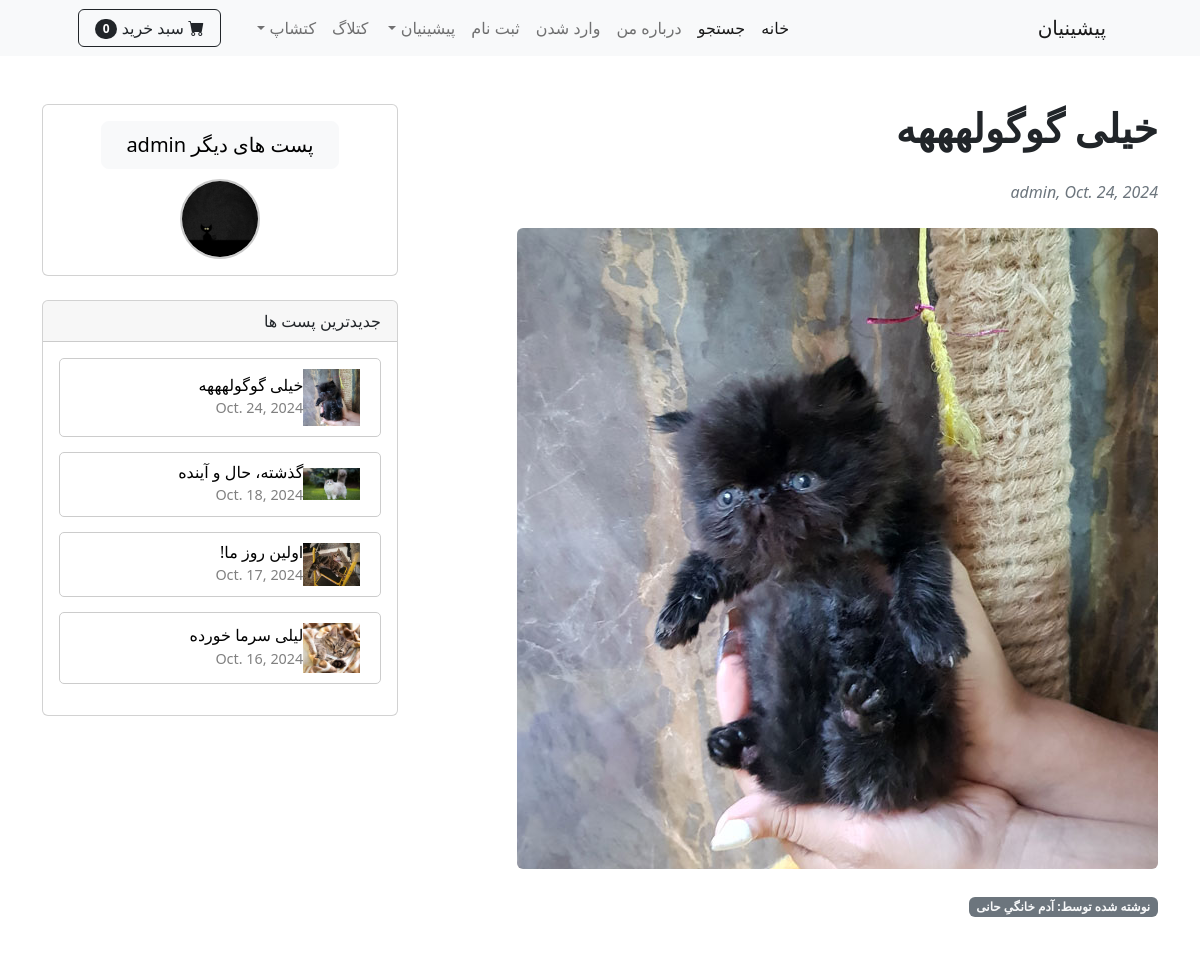
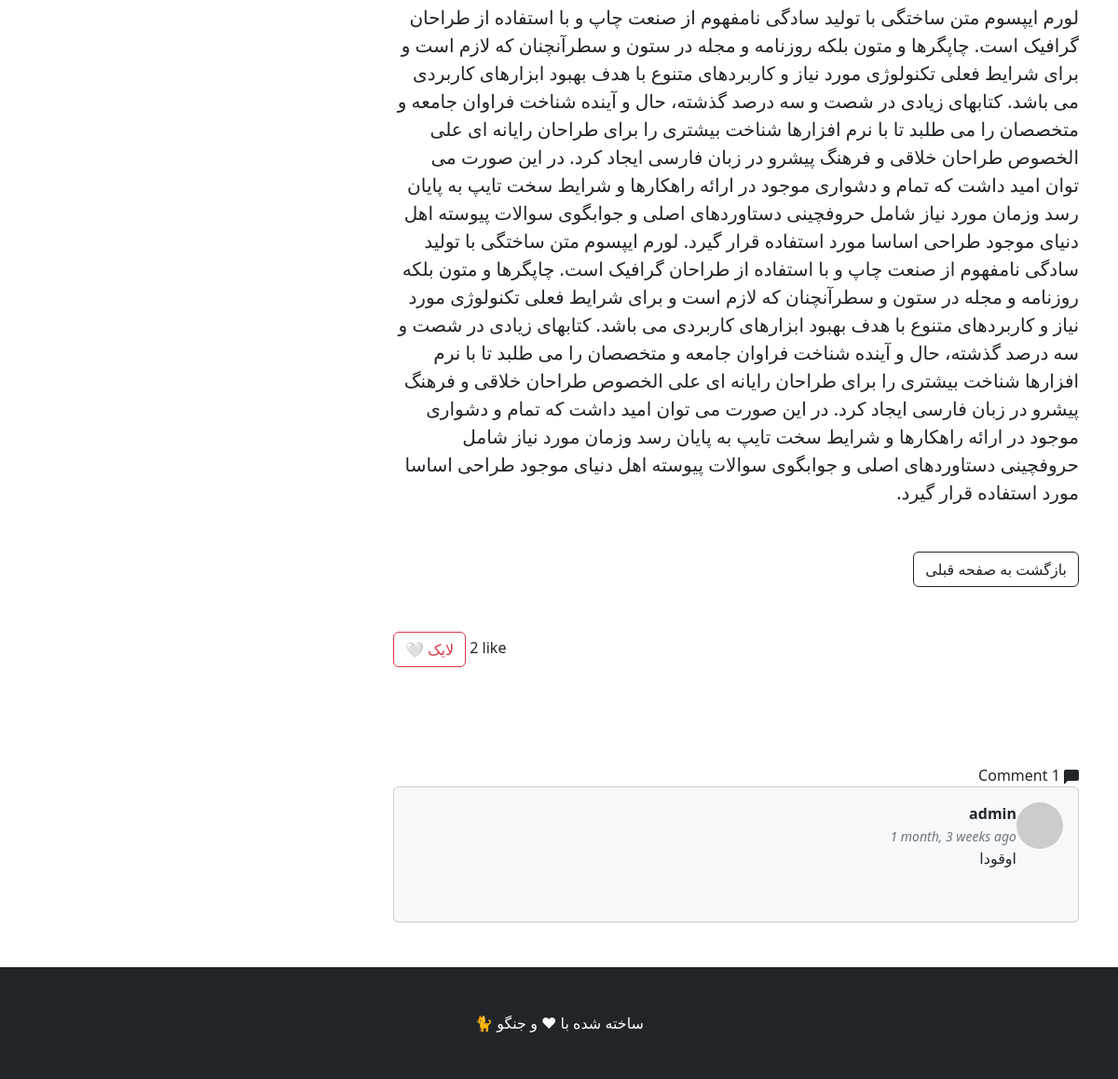
The page /catlog/post/8 on the database its author committed (2 pictures, top to bottom).
### catlog/models.py (models this page shows, shortened)
class Post(models.Model):
    cat_name = models.CharField(max_length=50)
    title = models.CharField(max_length=250)
    excerpt = models.TextField(max_length=500, default='', blank=True, null=True)
    body = models.TextField()
    writer = models.ForeignKey(User ,on_delete=models.CASCADE)
    date = models.DateField(default=date.today)
    picture = models.ImageField(upload_to='upload/%y/%m/%d')
    profile = models.ForeignKey(Profile, on_delete=models.CASCADE, null=True, blank=True)
    likes = models.ManyToManyField(User, related_name='liked_posts', blank=True,null=True)
    def total_likes(self):
        return self.likes.count()

class Comment(models.Model):
    author = models.ForeignKey(User, on_delete=models.CASCADE)
    parent_post = models.ForeignKey(Post, on_delete=models.CASCADE)
    body = models.TextField(null=False, blank=False)
    date = models.DateTimeField(default=timezone.now)

class Profile(models.Model):
    user = models.OneToOneField(User, on_delete=models.CASCADE,related_name='catlog_profile')
    date_modified = models.DateTimeField(User, auto_now=True)
    biography = models.TextField(max_length=200, default='', blank=True, null=True)
    photo = models.ImageField(upload_to='upload/users_profile/', null=True, blank=True)

### catlog/views.py (the view, shortened to what this page needs)
# urls.py: path('post/<int:pk>',PostDetail.as_view(),name='post_detail'),
class PostDetail(View):
    def get(self, request, *args,**kwargs ):#اور راید متد گت ویو . اگر ارگومان  های دیگه اومد.
        view = CommentGet.as_view()
        return view(request, *args,**kwargs)

### cart/cart.py (called while the page is built)
    def __len__(self):
        return sum(item['product_count'] for item in self.cart.values())

### cart/context_processors.py (called while the page is built)
def cart(request):
    return {'cart':Cart(request)}

### catlog/context_processors.py (called while the page is built)
def recent_posts(request):
    recent_posts = Post.objects.order_by('-date')[:4]
    return {'recent_posts':recent_posts}

### catlog/views.py (called while the page is built)
    def get_context_data(self, **kwargs):# متد موجود توی دیتیل ویو . میره دیکشنری کانتکس که اطلاعات موجود برای نمایش توی صفحه داره برای ما استخراج میکنه و میاره تا ما در کنار این اطلاعات فرم کامنت رو نشون بدیم. چون همه چیو داره ولی فرم رو نداره میخواهیم بهش فرم رو بدیم
        context = super().get_context_data(**kwargs)# از سوپر یا دیتیل ویو این متد رو استخراج میکنه و این متد دیکشنری کانتکس رو برای ما مقدار میده
        post = self.get_object()
        context['form'] = CommentForm()# بهش میگیم توی کانتکس یه مقدار یا فیلد جدید بهش اضافه کن یعنی به همه ی محتوای پست حالا فرم رو هم اضافه کن و از کامنت فرم اون فرم رو بگیر
        context['author_profile'] = Profile.objects.get(user=post.writer)
        context['like_count'] = post.total_likes()
        return context

### catlog/templates/single_post.html (shortened to what this page needs)
{% extends 'base.html' %}
{% load crispy_forms_tags %}
{% load humanize %}
{% block content %}
<body>
    <div class="container mt-5">
        <div class="row">
            <div class="col-lg-8">
                <article>
                    <header class="mb-4">
                        <h1 class="fw-bolder mb-1">{{ post.title }}</h1>
                        <br>
                        <div class="text-muted fst-italic mb-2">{{ post.writer }},  {{ post.date }}</div>
                    </header>
                    <figure class="mb-4"><img class="img-fluid rounded" src="{{ post.picture.url }}" alt="..." /></figure>
                    <div class="badge bg-secondary text-decoration-none link-light" > نوشته شده توسط: آدم خانگیِ {{ post.cat_name }} </div>
                    <br><br><br>
                    <section class="mb-5">
                        <p class="fs-5 mb-4">{{ post.body }}</p>
                    </section>
                    <div dir="rtl">
                        <button class="btn btn-outline-dark mt-auto" onclick="history.back()">بازگشت به صفحه قبلی</button>
                    </div>
                    <br><br>
<div dir="ltr" id="like-section" data-post-id="{{ post.pk }}">
    <button id="like-btn-{{ post.pk }}"  data-post-id="{{ post.pk }}"  data-liked="{% if request.user in post.likes.all %}true{% else %}false{% endif %}" class="btn btn-outline-danger like-btn" >
        {% if request.user in post.likes.all %}
            ❤️ لایک شده
        {% else %}
            🤍 لایک
        {% endif %}
    </button>
    <span id="like-count-{{ post.pk }}">{{ post.likes.count }}</span>  like
</div>
                    <br><br><br>
                </article>
                <div class="blog-comments">
                    <br>
                    {% if post.comment_set.count > 1 %}
                    <h6 class="comments-count">
                        <svg xmlns="http://www.w3.org/2000/svg" width="16" height="16" fill="currentColor" class="bi bi-chat-left-fill" viewBox="0 0 16 16">
                            <path d="M2 0a2 2 0 0 0-2 2v12.793a.5.5 0 0 0 .854.353l2.853-2.853A1 1 0 0 1 4.414 12H14a2 2 0 0 0 2-2V2a2 2 0 0 0-2-2z"/>
                          </svg> {{ post.comment_set.count }} Comments</h6>
                    {% else %}<h6 class="comments-count"></h6>
                    <svg xmlns="http://www.w3.org/2000/svg" width="16" height="16" fill="currentColor" class="bi bi-chat-left-fill" viewBox="0 0 16 16">
                        <path d="M2 0a2 2 0 0 0-2 2v12.793a.5.5 0 0 0 .854.353l2.853-2.853A1 1 0 0 1 4.414 12H14a2 2 0 0 0 2-2V2a2 2 0 0 0-2-2z"/>
                      </svg> {{ post.comment_set.count }} Comment</h6>
                    {% endif %}
                    <section class="mb-5">
                        <div class="card bg-light">
                            <div class="card-body">
                                {% for comment in post.comment_set.all %}
                                <div class="d-flex">
                                    <div class="flex-shrink-0">
                                        <img class="rounded-circle" src="https://dummyimage.com/50x50/ced4da/6c757d.jpg" alt="..." />
                                    </div>
                                    <div class="ms-3">
                                        <div class="fw-bold">{{ comment.author }}</div>
                                        <small><time dir="ltr" datetime="2020-01-01" class="text-muted fst-italic mb-2">{{ comment.date | naturaltime }}</time></small>
                                        <br>
                                        <p>{{ comment.body }}</p>
                                    </div>
                                </div>
                                <br>
                                {% endfor %}
                            </div>
                        </div>
                    </section>
                </div>
            </div>
            <div class="col-lg-4">
                <div class="card mb-4">
                    <div class="card-body">
                     {% if post.writer == request.user %}
                        <center><a href="{% url 'author_posts' post.writer.id %}" class="btn btn-light btn-lg px-4"  role="button" >پست های دیگر من</a> </center>
                            {% if author_profile.photo %}
                                <div class="profile-photo-container" style="text-align: center; margin-top: 10px;">
                                   <img src="{{ author_profile.photo.url }}" alt="عکس پروفایل"
                                   style="width: 80px; height: 80px; border-radius: 50%; object-fit: cover; border: 2px solid #ccc;">
                                </div>
                            {% else %}
                               <div class="profile-photo-container" style="text-align: center; margin-top: 10px;">
                                 <center> <img src="https://via.placeholder.com/150" alt=""
                                 style="width: 80px; height: 80px; border-radius: 50%; object-fit: cover; border: 2px solid #ccc;"></center>
                                </div>
                            {% endif %}
                        {% else %}
                        <center><a href="{% url 'author_posts' post.writer.id %}" class="btn btn-light btn-lg px-4"  role="button" >پست های دیگر {{ post.writer }}</a> </center>
                        {% if author_profile.photo %}
                        <div class="profile-photo-container" style="text-align: center; margin-top: 10px;">
                           <img src="{{ author_profile.photo.url }}" alt="عکس پروفایل"
                           style="width: 80px; height: 80px; border-radius: 50%; object-fit: cover; border: 2px solid #ccc;">
                        </div>
                          {% else %}
                            <div class="profile-photo-container" style="text-align: center; margin-top: 10px;">
                              <center> <img src="https://via.placeholder.com/150" alt=""
                              style="width: 80px; height: 80px; border-radius: 50%; object-fit: cover; border: 2px solid #ccc;"></center>
                            </div>
                          {% endif %}
                     {% endif %}
                    </div>
                </div>
                {% block sidebar %}
                {% include 'catlog_sidebar.html' %}
                {% endblock sidebar %}
            </div>
        </div>
    </div>
</body>
{% endblock %}

### catlog/templates/catlog_sidebar.html
{% load static %}
  <div class="card mb-3">
    <div class="card-header"> جدیدترین پست ها </div>
    {% if recent_posts %}
    <div class="card-body">
        {% for post in recent_posts %}
        <div style="border: 1px solid #ccc; border-radius: 5px; padding: 10px; margin-bottom: 15px; display: flex; align-items: center;">
            <img src="{{ post.picture.url }}" alt="" style="width: 1.5cm; height: auto; margin-right: 10px;">
            <div>
                <h6 style="margin: 0;"><a href="{% url 'post_detail' post.pk %}" style="text-decoration: none; color: black;">  {{ post.title }}  </a></h6>
                <time datetime="2020-01-01" style="font-size: 0.9em; color: gray;">{{ post.date }}</time>
            </div>
        </div>
        {% endfor %}
    </div>
    {% else %}
      <p>No blog post is available!</p>
    {% endif %}
</div>

### rows shown on the page
Post: title "خیلی گوگولهههه", writer "admin", date "Oct. 24, 2024", picture (picture), cat_name "حانی", body "لورم ایپسوم متن ساختگی با تولید سادگی نامفهوم از صنعت چاپ و با استفاده از طراحان گرافیک است. چاپگرها و متون بلکه روزنامه و مجله در ستون و سطرآنچنان که لازم است و برای شرایط فعلی تکنولوژی مورد نیاز و کاربردهای متنوع با هدف بهبود ابزارهای کاربردی می باشد. کتابهای زیادی در شصت و سه درصد گذشته، حال و آینده شناخت فراوان جامعه و متخصصان را می طلبد تا با نرم افزارها شناخت بیشتری را برای طراحان رایانه ای علی الخصوص طراحان خلاقی و فرهنگ پیشرو در زبان فارسی ایجاد کرد. در این صورت می توان امید داشت که تمام و دشواری موجود در ارائه راهکارها و شرایط سخت تایپ به پایان رسد وزمان مورد نیاز شامل حروفچینی دستاوردهای اصلی و جوابگوی سوالات پیوسته اهل دنیای موجود طراحی اساسا مورد استفاده قرار گیرد. لورم ایپسوم…", likes.count "2", comment_set.count "1"
Comment: author "admin", date "1 month, 3 weeks ago", body "اوقودا"
Profile: photo (picture)
Post: picture (picture), title "گذشته، حال و آینده", date "Oct. 18, 2024"
Post: picture (picture), title "اولین روز ما!", date "Oct. 17, 2024"
Post: picture (picture), title "لیلی سرما خورده", date "Oct. 16, 2024"

### other values the page prints
{{ cart|length }} "0"
